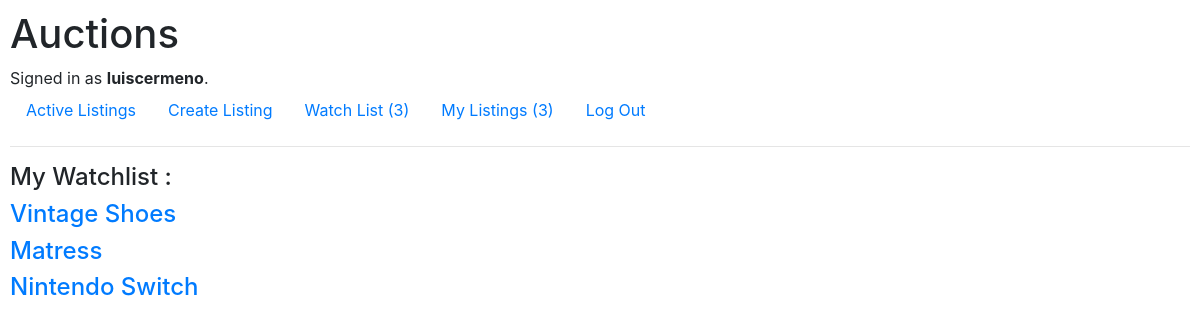
The app's page /watchlist (signed in) with its own data.
### auctions/models.py (models this page shows, shortened)
class User(AbstractUser):
    def __str__(self):
        return f"{self.username}"

class WatchList(models.Model):
    user = models.OneToOneField(User, on_delete=models.CASCADE, related_name='watchlist')
    listings = models.ManyToManyField(Listing, blank=True, related_name='listings')

class Listing(models.Model):
    title = models.CharField(max_length=64)
    user = models.ForeignKey(User, default=1 , on_delete=models.CASCADE, related_name='listings')
    categories = models.ManyToManyField(Category, blank=True, related_name="listings")
    description = models.CharField(max_length=500)
    image = models.URLField(max_length=200, blank=True)
    highest_bid = models.DecimalField(decimal_places=2, max_digits=9, default=0, validators=[MinValueValidator(0)])
    def __str__(self):
        return f"{self.title}"

### auctions/views.py (the view)
# urls.py: path("watchlist", views.watchlist, name="watchlist"),
def watchlist(request):
    try:
        watchlist = WatchList.objects.get(user = request.user).listings.all()
    except:
        watchlist = []
    return render(request, "auctions/watchlist.html", {
        "watchlist": watchlist
    })

### auctions/templates/auctions/watchlist.html
{% extends "auctions/layout.html" %}
{% block body %}
    {% if user.is_authenticated %}
        <h4> My Watchlist :</h4>
        {% for listing in watchlist %}
           <div>
                <h4 class="listing_title"><a href="{% url 'listing' listing %}">{{ listing }}</a></h4>
            </div>
        {% endfor %}
    {% endif %}
{% endblock %}

### auctions/templates/auctions/layout.html (shortened to what this page needs)
{% load static %}
<!DOCTYPE html>
<html lang="en">
    <head>
        <link rel="stylesheet" href="https://stackpath.bootstrapcdn.com/bootstrap/4.4.1/css/bootstrap.min.css">
        <link href="{% static 'auctions/styles.css' %}" rel="stylesheet">
    </head>
    <body>
        <h1>Auctions</h1>
        <div>
            {% if user.is_authenticated %}
                Signed in as <strong>{{ user.username }}</strong>.
            {% else %}
                Not signed in.
            {% endif %}
        </div>
        <ul class="nav">
            <li class="nav-item">
                <a class="nav-link" href="{% url 'index' %}">Active Listings</a>
            </li>
            {% if user.is_authenticated %}
                <li class="nav-item">
                    <a class="nav-link" href="{% url 'create' %}">Create Listing</a>
                </li>
                <li class="nav-item">
                    <a class="nav-link" href="{% url 'watchlist' %}">
                        Watch List
                        <span>
                            {% if user.watchlist.listings.all.count > 0 %}
                                ({{ user.watchlist.listings.all.count}})
                            {% else %}
                                (0)
                            {% endif %}
                        </span>
                    </a>
                </li>
                <li class="nav-item">
                    <a class="nav-link" href="{% url 'myListings' %}">
                        My Listings
                        <span>
                            {% if user.listings.all.count > 0 %}
                                ({{ user.listings.all.count}})
                            {% else %}
                                (0)
                            {% endif %}
                        </span>
                    </a>
                </li>
                <li class="nav-item">
                    <a class="nav-link" href="{% url 'logout' %}">Log Out</a>
                </li>
            {% endif %}
        </ul>
        <hr>
        {% block body %}
        {% endblock %}
    </body>
</html>

### auctions/static/auctions/styles.css (style rules this page uses)
body { padding: 10px; }

### records on screen
User: username "luiscermeno", watchlist.listings.all.count "3", listings.all.count "3"
Listing: title "Vintage Shoes"
Listing: title "Matress"
Listing: title "Nintendo Switch"
